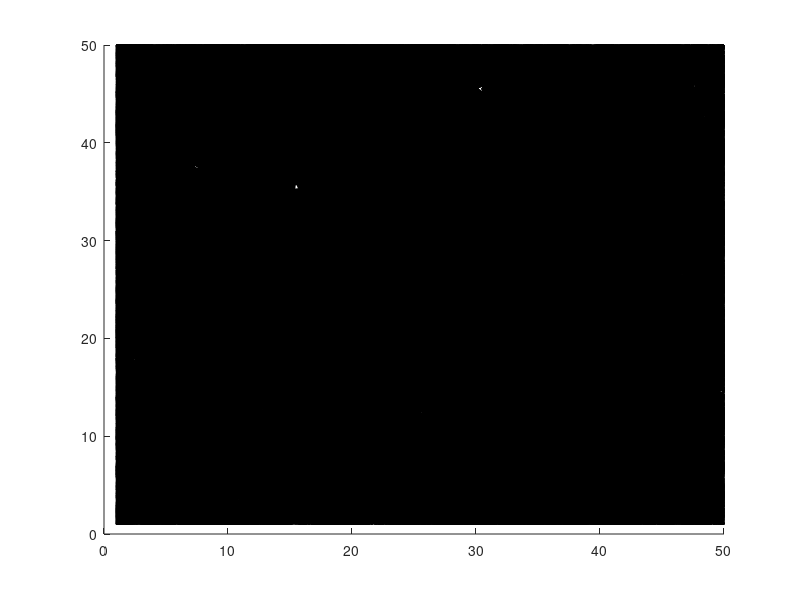

MATLAB code to generate this figure: (Note: this script raises an error after producing the figure.)
% Define or load your 3D data array (example data)
data = rand(50, 50, 50); % Replace with your actual 3D data

% Normalize the data to range [0, 1]
data = data - min(data(:));
data = data / max(data(:));

% Define the 70% threshold
threshold = 0.7;

% Generate the isosurface for the 70% contour
figure;
isosurf = isosurface(data, threshold);
p = patch(isosurf);
p.FaceColor = 'red';
p.EdgeColor = 'none';
camlight; lighting phong;
title('70% Contour of 3D Field');
xlabel('X'); ylabel('Y'); zlabel('Z');
view(3); axis vis3d;

% Extract vertices and faces from the isosurface
vertices = isosurf.vertices;

% Define the user-defined cell (convert to array indices if necessary)
% Example: select a point roughly at the center for demonstration
userCell = [25, 25, 25]; % Adjust as needed based on your 3D data

% Calculate distances from the user-defined cell to each vertex of the isosurface
distances = sqrt((vertices(:, 1) - userCell(1)).^2 + ...
                 (vertices(:, 2) - userCell(2)).^2 + ...
                 (vertices(:, 3) - userCell(3)).^2);

% Find the minimum and maximum distances
minDistance = min(distances);
maxDistance = max(distances);

% Output the results
fprintf('Minimum distance from user-defined cell to 70%% contour: %f\n', minDistance);
fprintf('Maximum distance from user-defined cell to 70%% contour: %f\n', maxDistance);

% Visualize the user-defined cell and isosurface vertices
hold on;
scatter3(userCell(1), userCell(2), userCell(3), 100, 'blue', 'filled'); % User-defined cell in blue
scatter3(vertices(:, 1), vertices(:, 2), vertices(:, 3), 10, 'green'); % 70% contour vertices in green
legend('70% Contour', 'User-defined Cell', '70% Contour Vertices');